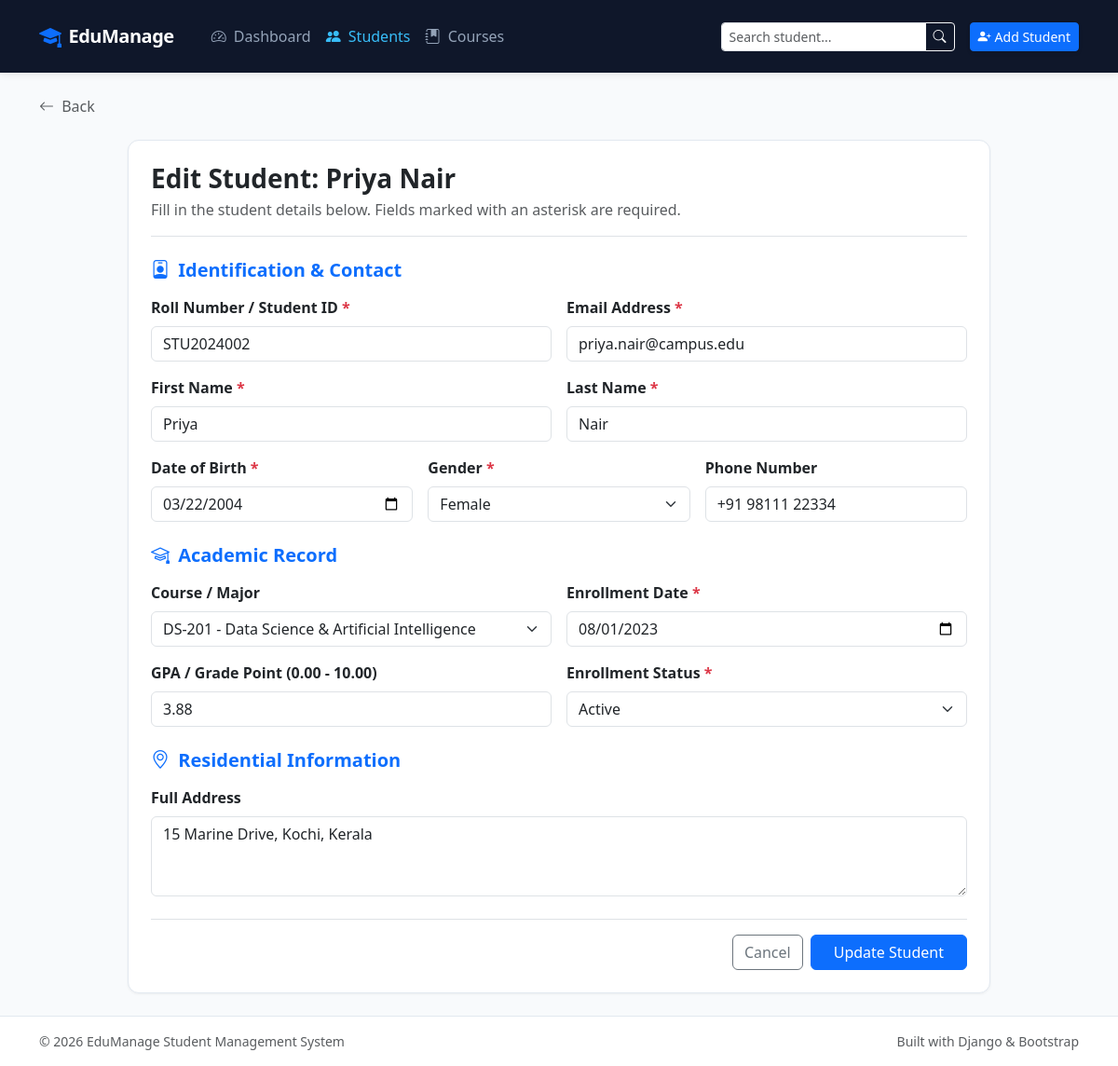
The app's page /students/2/edit/ with its own data.
### students/models.py (models this page shows, shortened)
class Student(models.Model):
    GENDER_CHOICES = [
        ('M', 'Male'),
        ('F', 'Female'),
        ('O', 'Other'),
    ]
    STATUS_CHOICES = [
        ('Active', 'Active'),
        ('Inactive', 'Inactive'),
        ('Graduated', 'Graduated'),
        ('Suspended', 'Suspended'),
    ]
    roll_number = models.CharField(
        max_length=20,
        unique=True,
        verbose_name="Roll Number / ID"
    )
    first_name = models.CharField(max_length=50)
    last_name = models.CharField(max_length=50)
    email = models.EmailField(unique=True)
    phone = models.CharField(max_length=20, blank=True)
    date_of_birth = models.DateField(verbose_name="Date of Birth")
    gender = models.CharField(max_length=1, choices=GENDER_CHOICES, default='M')
    course = models.ForeignKey(
        Course,
        on_delete=models.SET_NULL,
        null=True,
        blank=True,
        related_name='students'
    )
    enrollment_date = models.DateField(default=timezone.now)
    gpa = models.DecimalField(
        max_digits=4,
        decimal_places=2,
        default=0.00,
        verbose_name="GPA / Score"
    )
    status = models.CharField(max_length=15, choices=STATUS_CHOICES, default='Active')
    address = models.TextField(blank=True)
    created_at = models.DateTimeField(auto_now_add=True)
    updated_at = models.DateTimeField(auto_now=True)
    class Meta:
        ordering = ['-created_at']
    @property
    def full_name(self):
        return f"{self.first_name} {self.last_name}".strip()

### students/views.py (the view)
# urls.py: path('students/<int:pk>/edit/', views.student_update, name='student_update'),
def student_update(request, pk):
    student = get_object_or_404(Student, pk=pk)
    if request.method == 'POST':
        form = StudentForm(request.POST, instance=student)
        if form.is_valid():
            form.save()
            messages.success(request, f'Student "{student.full_name}" updated successfully!')
            return redirect('student_detail', pk=student.pk)
        else:
            messages.error(request, 'Please correct the errors below.')
    else:
        form = StudentForm(instance=student)
    return render(request, 'students/student_form.html', {
        'form': form,
        'student': student,
        'action_title': f'Edit Student: {student.full_name}',
        'submit_btn_text': 'Update Student'
    })

### students/models.py (called while the page is built)
    def __str__(self):
        return f"{self.code} - {self.name}"

### templates/students/student_form.html (shortened to what this page needs)
{% extends 'base.html' %}
{% block content %}
<div class="mb-4">
    <a href="{% if student %}{% url 'student_detail' student.pk %}{% else %}{% url 'student_list' %}{% endif %}" class="text-decoration-none text-muted">
        <i class="bi bi-arrow-left me-1"></i> Back
    </a>
</div>
<div class="row justify-content-center">
    <div class="col-lg-10">
        <div class="card card-custom p-4">
            <div class="border-bottom pb-3 mb-4">
                <h3 class="fw-bold mb-1">{{ action_title }}</h3>
                <p class="text-muted mb-0">Fill in the student details below. Fields marked with an asterisk are required.</p>
            </div>
            <form method="post" novalidate>
                <h5 class="fw-bold text-primary mb-3">
                    <i class="bi bi-person-badge me-1"></i> Identification & Contact
                </h5>
                <div class="row g-3 mb-4">
                    <div class="col-md-6">
                        <label class="form-label fw-semibold">Roll Number / Student ID <span class="text-danger">*</span></label>
                        {{ form.roll_number }}
                    </div>
                    <div class="col-md-6">
                        <label class="form-label fw-semibold">Email Address <span class="text-danger">*</span></label>
                        {{ form.email }}
                    </div>
                    <div class="col-md-6">
                        <label class="form-label fw-semibold">First Name <span class="text-danger">*</span></label>
                        {{ form.first_name }}
                    </div>
                    <div class="col-md-6">
                        <label class="form-label fw-semibold">Last Name <span class="text-danger">*</span></label>
                        {{ form.last_name }}
                    </div>
                    <div class="col-md-4">
                        <label class="form-label fw-semibold">Date of Birth <span class="text-danger">*</span></label>
                        {{ form.date_of_birth }}
                    </div>
                    <div class="col-md-4">
                        <label class="form-label fw-semibold">Gender <span class="text-danger">*</span></label>
                        {{ form.gender }}
                    </div>
                    <div class="col-md-4">
                        <label class="form-label fw-semibold">Phone Number</label>
                        {{ form.phone }}
                    </div>
                </div>
                <h5 class="fw-bold text-primary mb-3">
                    <i class="bi bi-mortarboard me-1"></i> Academic Record
                </h5>
                <div class="row g-3 mb-4">
                    <div class="col-md-6">
                        <label class="form-label fw-semibold">Course / Major</label>
                        {{ form.course }}
                    </div>
                    <div class="col-md-6">
                        <label class="form-label fw-semibold">Enrollment Date <span class="text-danger">*</span></label>
                        {{ form.enrollment_date }}
                    </div>
                    <div class="col-md-6">
                        <label class="form-label fw-semibold">GPA / Grade Point (0.00 - 10.00)</label>
                        {{ form.gpa }}
                    </div>
                    <div class="col-md-6">
                        <label class="form-label fw-semibold">Enrollment Status <span class="text-danger">*</span></label>
                        {{ form.status }}
                    </div>
                </div>
                <h5 class="fw-bold text-primary mb-3">
                    <i class="bi bi-geo-alt me-1"></i> Residential Information
                </h5>
                <div class="row g-3 mb-4">
                    <div class="col-12">
                        <label class="form-label fw-semibold">Full Address</label>
                        {{ form.address }}
                    </div>
                </div>
                <div class="d-flex justify-content-end gap-2 border-top pt-3">
                    <a href="{% if student %}{% url 'student_detail' student.pk %}{% else %}{% url 'student_list' %}{% endif %}" class="btn btn-outline-secondary">
                        Cancel
                    </a>
                    <button type="submit" class="btn btn-primary px-4">
                        {{ submit_btn_text }}
                    </button>
                </div>
            </form>
        </div>
    </div>
</div>
{% endblock %}

### templates/base.html (style rules this page uses)
:root { --brand-primary: #3b82f6; --brand-dark: #1e293b; --brand-surface: #f8fafc; --brand-card: #ffffff; }
body { background-color: var(--brand-surface); font-family: system-ui, -apple-system, "Segoe UI", Roboto, "Helvetica Neue", sans-serif; color: #334155; min-height: 100vh; display: flex; flex-direction: column; }
.card-custom { border: 1px solid #e2e8f0; border-radius: 12px; box-shadow: 0 1px 3px rgba(0, 0, 0, 0.05); background: #ffffff; transition: transform 0.15s ease, box-shadow 0.15s ease; }

### records on screen
Student: roll_number "STU2024002", email "priya.nair@campus.edu", first_name "Priya", last_name "Nair", date_of_birth "03/22/2004", gender "Female", phone "+91 98111 22334", course "DS-201 - Data Science & Artificial Intelligence", enrollment_date "08/01/2023", gpa "3.88", status "Active", address "15 Marine Drive, Kochi, Kerala"

### other values on screen
{{ action_title }} "Edit Student: Priya Nair"
{{ submit_btn_text }} "Update Student"
